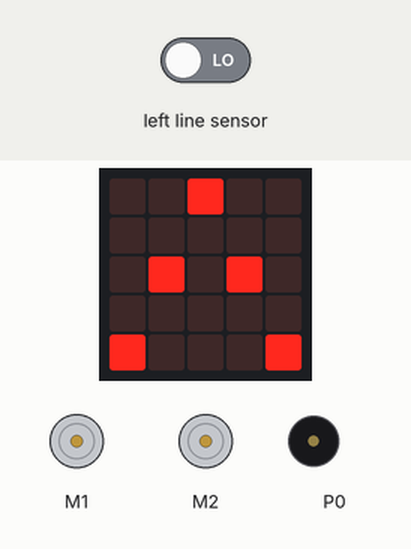
Recording of a program running on a simulated BBC micro:bit (MakeCode). Shown: the board's 5×5 LED display, 2 × DC motor (green arrow = forward, orange = backward, longer = faster), buzzer (waves = sounding). The inputs (shaded band) are chosen by the test bench; at power-on: left line sensor LOW.

Above: at 1.6 s.
3.7 s: left line sensor driven HIGH
At 6.0 s:
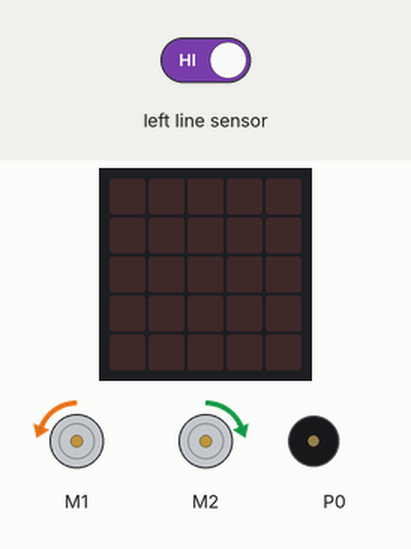
At 7.5 s:
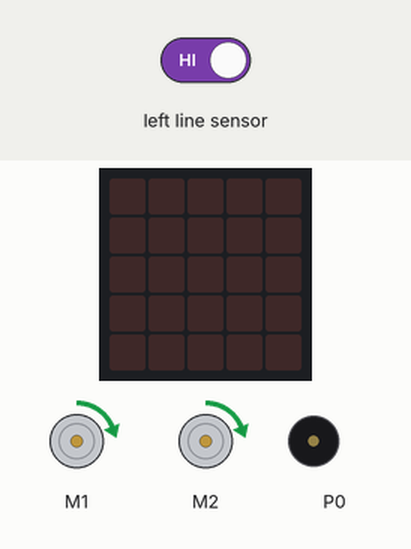
8.5 s: left line sensor driven LOW
At 10.5 s:
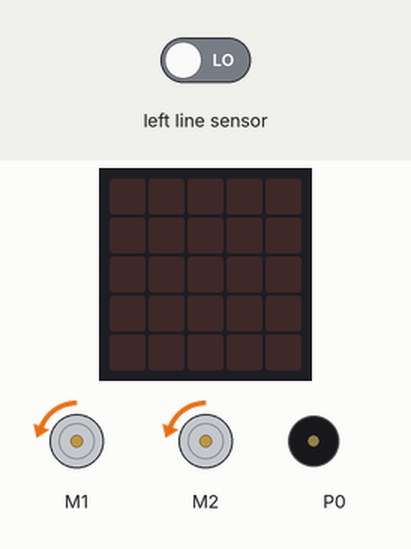
Timing chart, 0 to 23.1 s (numbered marks = the images above; inputs shaded):
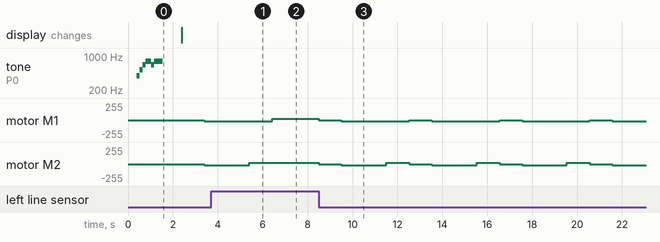

The program:

main.ts
```typescript
basic.showLeds(`
    . . # . .
    . . . . .
    . # . # .
    . . . . .
    # . . . #
    `)
music.startMelody(music.builtInMelody(Melodies.PowerUp), MelodyOptions.Once)
basic.pause(2000)
basic.clearScreen()
basic.forever(function () {
    if (maqueen.readPatrol(maqueen.Patrol.PatrolLeft) == 1) {
        maqueen.motorRun(maqueen.Motors.All, maqueen.Dir.CW, 20)
    } else {
        maqueen.motorStop(maqueen.Motors.All)
        basic.pause(1000)
        maqueen.motorRun(maqueen.Motors.All, maqueen.Dir.CCW, 20)
        basic.pause(2000)
        maqueen.motorRun(maqueen.Motors.M2, maqueen.Dir.CW, 20)
        maqueen.motorRun(maqueen.Motors.M1, maqueen.Dir.CCW, 20)
        basic.pause(1000)
    }
})
```

test.ts
```typescript
// aquí va el archivo "tests"; esto no se compilará cuando este paquete se utilice como una extensión.
```

Measured:
- after the input at 3.7 s, motor M2: goes on until 5.4 s, then stays forward 20/255
- after the input at 8.5 s, motor M1: alternates backward 20/255 for 3.0 s and stopped for 1.0 s, starting at once; motor M2: forward 20/255 → stopped at once, then repeats every 4.0 s: backward 20/255 2.0 s, forward 20/255 1.0 s, stopped 1.0 s
